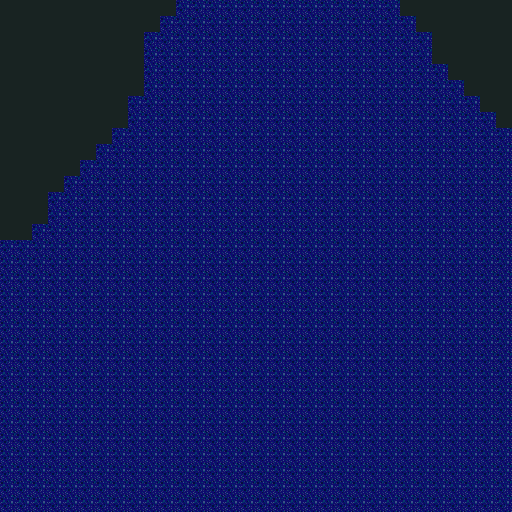

A level layout from a 2D game, rendered from its tile map. Below: a short description, then the map file with its tile-grid data intact:
An orthogonal 32x32 tile map with 16x16 px tiles, 1 tile layer (Tile Layer 1).

<map version="1.2" tiledversion="1.3.4" orientation="orthogonal" renderorder="right-down" width="32" height="32" tilewidth="16" tileheight="16" infinite="0" nextlayerid="2" nextobjectid="1">
 <tileset firstgid="1" source="tileset2.tsx" />
 <layer id="1" name="Tile Layer 1" width="32" height="32">
  <data encoding="csv">
6,6,6,6,6,6,6,6,6,6,6,5,5,5,5,5,5,5,5,5,5,5,5,5,5,6,6,6,6,6,6,6,
6,6,6,6,6,6,6,6,6,6,5,5,5,5,5,5,5,5,5,5,5,5,5,5,5,5,6,6,6,6,6,6,
6,6,6,6,6,6,6,6,6,5,5,5,5,5,5,5,5,5,5,5,5,5,5,5,5,5,5,6,6,6,6,6,
6,6,6,6,6,6,6,6,6,5,5,5,5,5,5,5,5,5,5,5,5,5,5,5,5,5,5,6,6,6,6,6,
6,6,6,6,6,6,6,6,6,5,5,5,5,5,5,5,5,5,5,5,5,5,5,5,5,5,5,5,6,6,6,6,
6,6,6,6,6,6,6,6,6,5,5,5,5,5,5,5,5,5,5,5,5,5,5,5,5,5,5,5,5,6,6,6,
6,6,6,6,6,6,6,6,5,5,5,5,5,5,5,5,5,5,5,5,5,5,5,5,5,5,5,5,5,5,6,6,
6,6,6,6,6,6,6,6,5,5,5,5,5,5,5,5,5,5,5,5,5,5,5,5,5,5,5,5,5,5,5,6,
6,6,6,6,6,6,6,5,5,5,5,5,5,5,5,5,5,5,5,5,5,5,5,5,5,5,5,5,5,5,5,5,
6,6,6,6,6,6,5,5,5,5,5,5,5,5,5,5,5,5,5,5,5,5,5,5,5,5,5,5,5,5,5,5,
6,6,6,6,6,5,5,5,5,5,5,5,5,5,5,5,5,5,5,5,5,5,5,5,5,5,5,5,5,5,5,5,
6,6,6,6,5,5,5,5,5,5,5,5,5,5,5,5,5,5,5,5,5,5,5,5,5,5,5,5,5,5,5,5,
6,6,6,5,5,5,5,5,5,5,5,5,5,5,5,5,5,5,5,5,5,5,5,5,5,5,5,5,5,5,5,5,
6,6,6,5,5,5,5,5,5,5,5,5,5,5,5,5,5,5,5,5,5,5,5,5,5,5,5,5,5,5,5,5,
6,6,5,5,5,5,5,5,5,5,5,5,5,5,5,5,5,5,5,5,5,5,5,5,5,5,5,5,5,5,5,5,
5,5,5,5,5,5,5,5,5,5,5,5,5,5,5,5,5,5,5,5,5,5,5,5,5,5,5,5,5,5,5,5,
5,5,5,5,5,5,5,5,5,5,5,5,5,5,5,5,5,5,5,5,5,5,5,5,5,5,5,5,5,5,5,5,
5,5,5,5,5,5,5,5,5,5,5,5,5,5,5,5,5,5,5,5,5,5,5,5,5,5,5,5,5,5,5,5,
5,5,5,5,5,5,5,5,5,5,5,5,5,5,5,5,5,5,5,5,5,5,5,5,5,5,5,5,5,5,5,5,
5,5,5,5,5,5,5,5,5,5,5,5,5,5,5,5,5,5,5,5,5,5,5,5,5,5,5,5,5,5,5,5,
5,5,5,5,5,5,5,5,5,5,5,5,5,5,5,5,5,5,5,5,5,5,5,5,5,5,5,5,5,5,5,5,
5,5,5,5,5,5,5,5,5,5,5,5,5,5,5,5,5,5,5,5,5,5,5,5,5,5,5,5,5,5,5,5,
5,5,5,5,5,5,5,5,5,5,5,5,5,5,5,5,5,5,5,5,5,5,5,5,5,5,5,5,5,5,5,5,
5,5,5,5,5,5,5,5,5,5,5,5,5,5,5,5,5,5,5,5,5,5,5,5,5,5,5,5,5,5,5,5,
5,5,5,5,5,5,5,5,5,5,5,5,5,5,5,5,5,5,5,5,5,5,5,5,5,5,5,5,5,5,5,5,
5,5,5,5,5,5,5,5,5,5,5,5,5,5,5,5,5,5,5,5,5,5,5,5,5,5,5,5,5,5,5,5,
5,5,5,5,5,5,5,5,5,5,5,5,5,5,5,5,5,5,5,5,5,5,5,5,5,5,5,5,5,5,5,5,
5,5,5,5,5,5,5,5,5,5,5,5,5,5,5,5,5,5,5,5,5,5,5,5,5,5,5,5,5,5,5,5,
5,5,5,5,5,5,5,5,5,5,5,5,5,5,5,5,5,5,5,5,5,5,5,5,5,5,5,5,5,5,5,5,
5,5,5,5,5,5,5,5,5,5,5,5,5,5,5,5,5,5,5,5,5,5,5,5,5,5,5,5,5,5,5,5,
5,5,5,5,5,5,5,5,5,5,5,5,5,5,5,5,5,5,5,5,5,5,5,5,5,5,5,5,5,5,5,5,
5,5,5,5,5,5,5,5,5,5,5,5,5,5,5,5,5,5,5,5,5,5,5,5,5,5,5,5,5,5,5,5
</data>
 </layer>
</map>